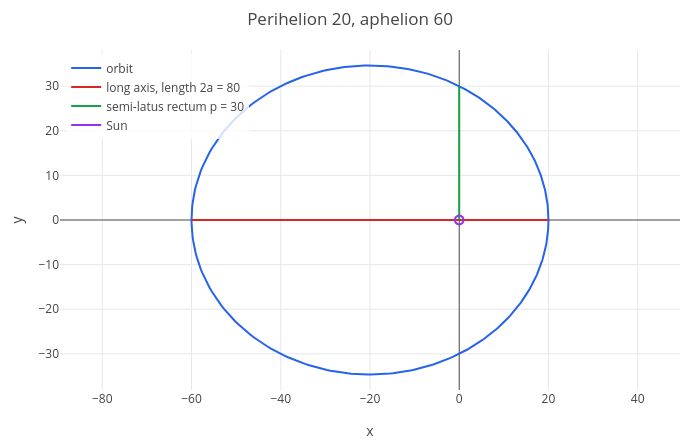

Notebook cell for this chart:
### Markdown cell above
## 2. Rosettes: solving the orbit equation with `odeplot`

### From $r(t)$ to $u(\phi)$

To get the *shape* of an orbit we don't need to know where the planet is at each moment, only how far from the Sun it
is in each direction: $r$ as a function of the angle $\phi$. Two tricks make Newton's law simple [8]:

1. **Use the angle as the clock.** The angular momentum per unit mass, $h = r^2\,d\phi/dt$, is constant (Kepler's
   second law), so $d\phi/dt = h/r^2$ turns every time derivative into an angle derivative.
2. **Use $u = 1/r$ instead of $r$.** Then $dr/dt = -h\,u'$ and $d^2r/dt^2 = -h^2u^2u''$, where $'$ means $d/d\phi$.

Put both into Newton's radial equation $\ddot r - r\dot\phi^2 = -GM/r^2$ and divide by $-h^2u^2$:

$$u'' + u = \frac{GM}{h^2}$$

This is the **Binet equation**. It is the equation of a spring ($u'' = -u$) pushed by a constant force, so its solution
is an oscillation around $GM/h^2$:

$$u = \frac{GM}{h^2}\big(1 + e\cos\phi\big), \qquad\text{that is}\qquad r = \frac{p}{1 + e\cos\phi}, \quad p = \frac{h^2}{GM}$$

an ellipse with eccentricity $e$. Because $u$ goes through exactly one oscillation per turn ($\phi$ from 0 to $2\pi$),
the planet comes back to the same perihelion every time: the orbit closes.

### What is $p$?

$p$ is called the **semi-latus rectum** ("half the straight side" in Latin). It is the distance from the Sun to the
orbit measured at right angles to the long axis: put $\phi = 90°$ in $r = p/(1 + e\cos\phi)$ and you get $r = p$. Together
with $e$ it fixes the orbit: the closest distance (perihelion) is $r_p = p/(1+e)$ and the farthest (aphelion)
$r_a = p/(1-e)$. In terms of the semi-major axis $a = (r_p + r_a)/2$,

$$p = a(1 - e^2) = \frac{h^2}{GM}$$

so $p$ is also a measure of the angular momentum. Below, the orbit we will use: perihelion 20, aphelion 60, so
$a = 40$, $e = 0.5$ and $p = 30$. The Sun sits at a focus of the ellipse, not at its centre:

### Code cell
p = 30;
ecc = 0.5;
orbit = polarplot(p/(1+ecc*cos(phi)), phi, 0, 2*pi);
longaxis = parametric(t, 0, t, -60, 20);
latus = parametric(0, t, t, 0, p);
sun = parametric(cos(t), sin(t), t, 0, 2*pi);
title(legend(show(orbit, longaxis, latus, sun), "orbit", "long axis, length 2a = 80", "semi-latus rectum p = 30", "Sun"), "Perihelion 20, aphelion 60")

### Figure 1 — Plotly figure (JSON) as saved in the notebook; plotly's stock layout.template omitted (floating-point values rounded to 4 significant figures; data arrays with more than 128 entries replaced by an {"elided": "..."} marker saying what was removed)
{"data": [{"line": {"color": "#2563eb", "width": 2}, "mode": "lines", "name": "orbit", "type": "scatter", "x": {"elided": "402 float values"}, "y": {"elided": "402 float values"}}, {"line": {"color": "#dc2626", "width": 2}, "mode": "lines", "name": "long axis, length 2a = 80", "type": "scatter", "x": {"elided": "402 float values"}, "y": {"elided": "402 int values"}}, {"line": {"color": "#16a34a", "width": 2}, "mode": "lines", "name": "semi-latus rectum p = 30", "type": "scatter", "x": {"elided": "402 int values"}, "y": {"elided": "402 float values"}}, {"line": {"color": "#9333ea", "width": 2}, "mode": "lines", "name": "Sun", "type": "scatter", "x": {"elided": "402 float values"}, "y": {"elided": "402 float values"}}], "layout": {"height": 440, "legend": {"bgcolor": "rgba(255,255,255,0.8)", "x": 0.01, "y": 0.99}, "margin": {"b": 50, "l": 60, "r": 20, "t": 50}, "showlegend": true, "title": {"text": "Perihelion 20, aphelion 60"}, "width": 700, "xaxis": {"title": {"text": "x"}, "zeroline": true}, "yaxis": {"range": [-38.1, 38.1], "scaleanchor": "x", "scaleratio": 1, "title": {"text": "y"}, "zeroline": true}}}
